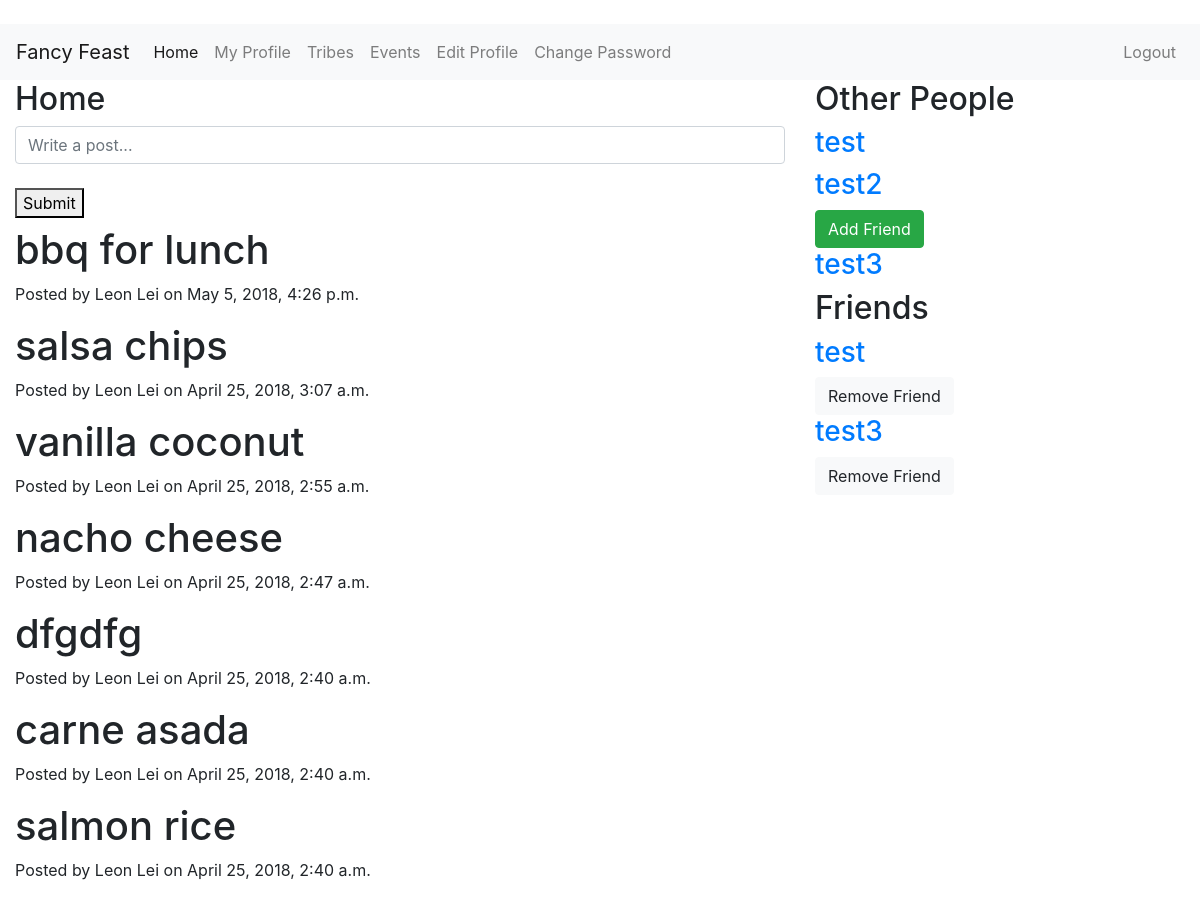
The app's page /home/ (signed in) with its own data.
### home/models.py (models this page shows)
class Post(models.Model):
    post = models.CharField(max_length=500)
    user = models.ForeignKey(User, on_delete=models.CASCADE)
    created = models.DateTimeField(auto_now_add=True)
    updated = models.DateTimeField(auto_now=True)

### home/views.py (the view, shortened to what this page needs)
# urls.py: path('', HomeView.as_view(), name='home'),
class HomeView(TemplateView):
    template_name = 'home/home.html'
    def get(self, request):
        form = HomeForm()
        posts = Post.objects.all().order_by('-created')
        users = User.objects.exclude(id=request.user.id)
        friend = Friend.objects.get(current_user=request.user) # object.get_or_create to account for users without a friend model
        friends = friend.users.all()
        args = {
            'form': form, 'posts': posts, 'users': users, 'friends':friends
        }
        return render(request, self.template_name, args)

### home/forms.py
class HomeForm(forms.ModelForm):
    post = forms.CharField(widget=forms.TextInput(
        attrs={
            'class': 'form-control',
            'placeholder': 'Write a post...',
        }
    ))
    class Meta:
        model = Post
        fields = ('post',)

### home/templates/home/home.html (shortened to what this page needs)
{% extends 'base.html' %}
{% block body %}
<div class="container-fluid">
  <div class="row">
    <div class="col-md-8">
        <h2>Home</h2>
        <form method="post">
            {{ form.post }}
            <br>
            <button type="submit">Submit</button>
        </form>
        {% for post in posts %}
            <h1>{{ post.post }}</h1>
            <p>Posted by {{ post.user.get_full_name }} on {{ post.created }}</p>
        {% endfor %}
    </div>
    <div class="col-md-4">
        <h2>Other People</h2>
        {% for user in users %}
            <a href="{% url 'accounts:view_profile_with_pk' pk=user.pk %}">
                <h3>{{ user.username }}</h3>
            </a>
            {% if not user in friends %}
            <a href="{% url 'home:change_friends' operation='add' pk=user.pk %}">
                <button type="button" class="btn btn-success">Add Friend</button>
            </a>
            {% endif %}
        {% endfor %}
        <h2>Friends</h2>
        {% for friend in friends %}
            <a href="{% url 'accounts:view_profile_with_pk' pk=user.pk %}">
                <h3>{{ friend.username }}</h3>
            </a>
            <a href="{% url 'home:change_friends' operation='remove' pk=friend.pk %}">
                <button type="button" class="btn btn-light">Remove Friend</button>
            </a>
        {% endfor %}
    </div>
  </div>
</div>
{% endblock %}

### records on screen
Post: post "bbq for lunch", user.get_full_name "Leon Lei", created "May 5, 2018, 4:26 p.m."
Post: post "salsa chips", user.get_full_name "Leon Lei", created "April 25, 2018, 3:07 a.m."
Post: post "vanilla coconut", user.get_full_name "Leon Lei", created "April 25, 2018, 2:55 a.m."
Post: post "nacho cheese", user.get_full_name "Leon Lei", created "April 25, 2018, 2:47 a.m."
Post: post "dfgdfg", user.get_full_name "Leon Lei", created "April 25, 2018, 2:40 a.m."
Post: post "carne asada", user.get_full_name "Leon Lei", created "April 25, 2018, 2:40 a.m."
Post: post "salmon rice", user.get_full_name "Leon Lei", created "April 25, 2018, 2:40 a.m."

### other values on screen
{{ user.username }} "test"
{{ user.username }} "test2"
{{ user.username }} "test3"
{{ friend.username }} "test"
{{ friend.username }} "test3"
